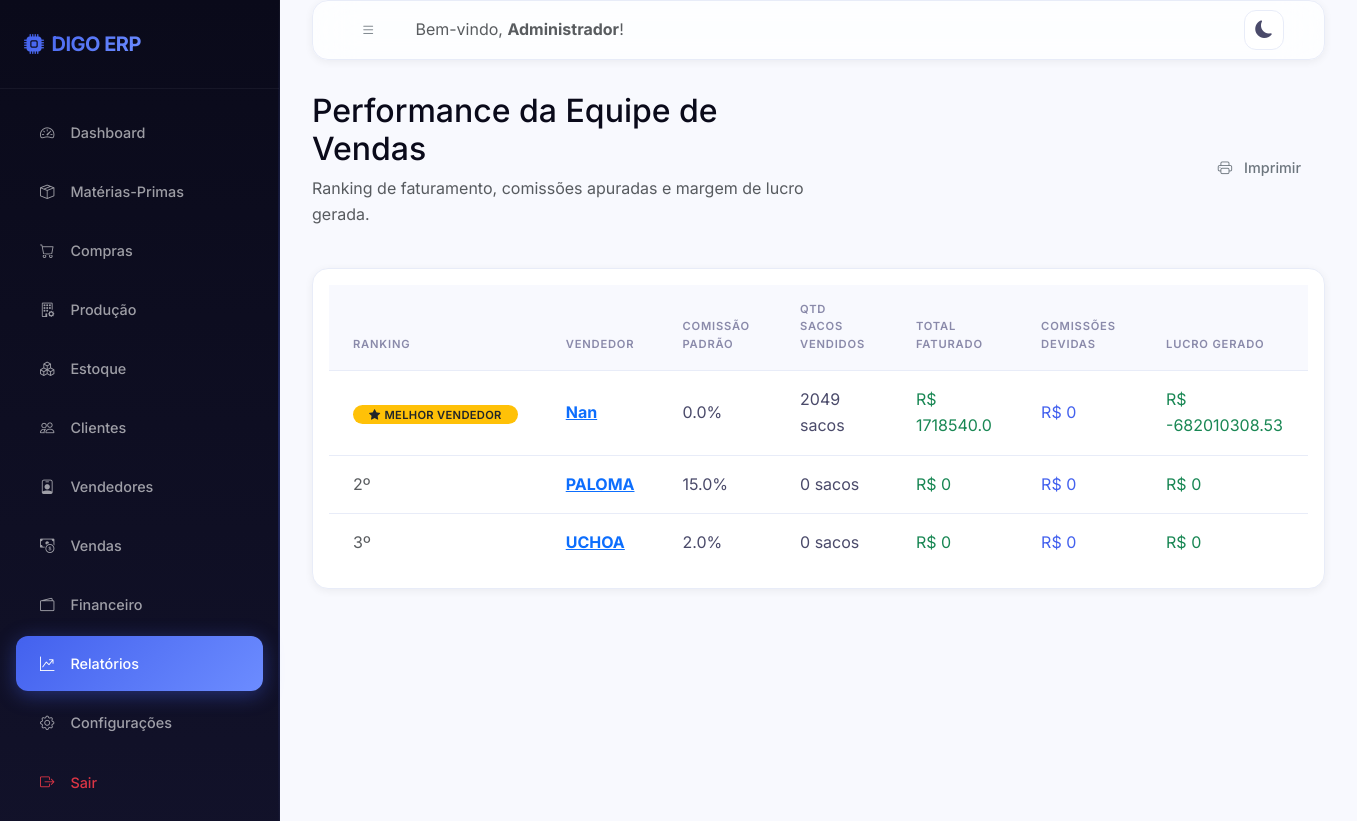
/relatorios/vendedores (signed in), run on the app's committed database.
### models/usuario.py (models this page shows, shortened)
class Usuario(UserMixin, db.Model):
    __tablename__ = 'usuarios'
    id = db.Column(db.Integer, primary_key=True)
    nome = db.Column(db.String(100), nullable=False)
    email = db.Column(db.String(150), unique=True, nullable=False)
    senha_hash = db.Column(db.String(256), nullable=False)
    perfil = db.Column(db.String(20), default='funcionario')  # admin | funcionario
    ativo = db.Column(db.Boolean, default=True)
    criado_em = db.Column(db.DateTime, default=datetime.utcnow)
    ultimo_acesso = db.Column(db.DateTime)
    logs = db.relationship('Log', backref='usuario', lazy='dynamic')
    @property
    def is_admin(self):
        return self.perfil == 'admin'

### models/vendedor.py (models this page shows, shortened)
class Vendedor(db.Model):
    __tablename__ = 'vendedores'
    id = db.Column(db.Integer, primary_key=True)
    nome = db.Column(db.String(150), nullable=False)
    telefone = db.Column(db.String(20))
    email = db.Column(db.String(150))
    cidade = db.Column(db.String(100))
    estado = db.Column(db.String(2))
    comissao_pct = db.Column(db.Float, default=0.0)  # % de comissão sobre venda
    ativo = db.Column(db.Boolean, default=True)
    criado_em = db.Column(db.DateTime, default=datetime.utcnow)
    vendas = db.relationship('Venda', backref='vendedor', lazy='dynamic')
    @property
    def total_vendido(self):
        return sum(v.valor_liquido for v in self.vendas if v.valor_liquido)
    @property
    def total_comissao(self):
        return sum(v.comissao for v in self.vendas if v.comissao)
    @property
    def quantidade_sacos(self):
        return sum(v.quantidade_sacos for v in self.vendas)
    @property
    def lucro_gerado(self):
        return sum(v.lucro for v in self.vendas if v.lucro)

### routes/relatorios.py (the view)
@relatorios_bp.route('/vendedores')
@login_required
def vendedores():
    vendedores = Vendedor.query.filter_by(ativo=True).all()
    dados = []
    for v in vendedores:
        dados.append({
            'vendedor': v,
            'total_vendido': v.total_vendido,
            'total_comissao': v.total_comissao,
            'qtd_sacos': v.quantidade_sacos,
            'lucro_gerado': v.lucro_gerado,
        })
    dados.sort(key=lambda x: x['total_vendido'], reverse=True)
    return render_template('relatorios/vendedores.html', dados=dados)

### templates/relatorios/vendedores.html (shortened to what this page needs)
{% extends 'base.html' %}
{% block content %}
<div class="row mb-4 align-items-center">
    <div class="col-sm-6">
        <h2 class="font-weight-bold">Performance da Equipe de Vendas</h2>
        <p class="text-muted">Ranking de faturamento, comissões apuradas e margem de lucro gerada.</p>
    </div>
    <div class="col-sm-6 text-sm-end">
        <button onclick="window.print()" class="btn btn-outline-secondary"><i class="bi bi-printer me-1"></i>Imprimir</button>
    </div>
</div>
<div class="card p-3">
    <div class="table-responsive">
        <table class="table table-hover">
            <thead>
                <tr>
                    <th>Ranking</th>
                    <th>Vendedor</th>
                    <th>Comissão Padrão</th>
                    <th>Qtd Sacos Vendidos</th>
                    <th>Total Faturado</th>
                    <th>Comissões Devidas</th>
                    <th>Lucro Gerado</th>
                </tr>
            </thead>
            <tbody>
                {% for d in dados %}
                <tr>
                    <td>
                        {% if loop.index == 1 %}
                        <span class="badge bg-warning text-dark"><i class="bi bi-star-fill me-1"></i>Melhor Vendedor</span>
                        {% else %}
                        <span class="text-muted">{{ loop.index }}º</span>
                        {% endif %}
                    </td>
                    <td><strong><a href="{{ url_for('vendedores.detalhe', id=d.vendedor.id) }}">{{ d.vendedor.nome }}</a></strong></td>
                    <td>{{ d.vendedor.comissao_pct }}%</td>
                    <td>{{ d.qtd_sacos }} sacos</td>
                    <td class="text-success font-weight-bold">R$ {{ d.total_vendido|round(2) }}</td>
                    <td class="text-primary font-weight-bold">R$ {{ d.total_comissao|round(2) }}</td>
                    <td class="text-success">R$ {{ d.lucro_gerado|round(2) }}</td>
                </tr>
                {% else %}
                <tr>
                    <td colspan="7" class="text-center text-muted">Nenhum vendedor com dados comerciais.</td>
                </tr>
                {% endfor %}
            </tbody>
        </table>
    </div>
</div>
{% endblock %}

### templates/base.html (shortened to what this page needs)
<!DOCTYPE html>
<html lang="pt-BR">
<head>
    <link href="https://cdn.jsdelivr.net/npm/bootstrap@5.3.0/dist/css/bootstrap.min.css" rel="stylesheet">
    <link rel="stylesheet" href="https://cdn.jsdelivr.net/npm/bootstrap-icons@1.10.5/font/bootstrap-icons.css">
    <link rel="stylesheet" href="{{ url_for('static', filename='css/style.css') }}">
</head>
<body>
    <div class="wrapper">
        <nav id="sidebar">
            <div class="sidebar-header d-flex align-items-center justify-content-between">
                <h4 class="m-0 text-white font-weight-bold"><i class="bi bi-cpu-fill me-2 text-indigo"></i>DIGO ERP</h4>
            </div>
            <ul class="list-unstyled components">
                <li class="{% if request.blueprint == 'dashboard' %}active{% endif %}">
                    <a href="{{ url_for('dashboard.index') }}"><i class="bi bi-speedometer2"></i> Dashboard</a>
                </li>
                <li class="{% if request.blueprint == 'materias_primas' %}active{% endif %}">
                    <a href="{{ url_for('materias_primas.index') }}"><i class="bi bi-box-seam"></i> Matérias-Primas</a>
                </li>
                <li class="{% if request.blueprint == 'compras' %}active{% endif %}">
                    <a href="{{ url_for('compras.index') }}"><i class="bi bi-cart"></i> Compras</a>
                </li>
                <li class="{% if request.blueprint == 'producao' %}active{% endif %}">
                    <a href="{{ url_for('producao.index') }}"><i class="bi bi-building-gear"></i> Produção</a>
                </li>
                <li class="{% if request.blueprint == 'estoque' %}active{% endif %}">
                    <a href="{{ url_for('estoque.index') }}"><i class="bi bi-boxes"></i> Estoque</a>
                </li>
                <li class="{% if request.blueprint == 'clientes' %}active{% endif %}">
                    <a href="{{ url_for('clientes.index') }}"><i class="bi bi-people"></i> Clientes</a>
                </li>
                <li class="{% if request.blueprint == 'vendedores' %}active{% endif %}">
                    <a href="{{ url_for('vendedores.index') }}"><i class="bi bi-person-badge"></i> Vendedores</a>
                </li>
                <li class="{% if request.blueprint == 'vendas' %}active{% endif %}">
                    <a href="{{ url_for('vendas.index') }}"><i class="bi bi-cash-coin"></i> Vendas</a>
                </li>
                <li class="{% if request.blueprint == 'financeiro' %}active{% endif %}">
                    <a href="{{ url_for('financeiro.index') }}"><i class="bi bi-wallet2"></i> Financeiro</a>
                </li>
                <li class="{% if request.blueprint == 'relatorios' %}active{% endif %}">
                    <a href="{{ url_for('relatorios.index') }}"><i class="bi bi-graph-up-arrow"></i> Relatórios</a>
                </li>
                {% if current_user.is_admin %}
                <li class="{% if request.blueprint == 'configuracoes' %}active{% endif %}">
                    <a href="{{ url_for('configuracoes.index') }}"><i class="bi bi-gear"></i> Configurações</a>
                </li>
                {% endif %}
                <li>
                    <a href="{{ url_for('auth.logout') }}" class="text-danger"><i class="bi bi-box-arrow-right text-danger"></i> Sair</a>
                </li>
            </ul>
        </nav>
        <div id="content">
            <nav class="navbar navbar-expand-lg card mb-4 p-2 d-flex flex-row align-items-center justify-content-between">
                <div class="d-flex align-items-center">
                    <button type="button" id="sidebarCollapse" class="btn btn-outline-secondary me-3">
                        <i class="bi bi-list"></i>
                    </button>
                    <span class="navbar-text d-none d-md-inline text-muted">Bem-vindo, <strong>{{ current_user.nome }}</strong>!</span>
                </div>
                <div class="d-flex align-items-center">
                    <button class="theme-toggle-btn me-3" id="themeToggle" title="Alternar Tema">
                    </button>
                </div>
            </nav>
            <div class="container-fluid p-0 fade-in">
                {% block content %}{% endblock %}
            </div>
        </div>
    </div>
</body>
</html>

### data on the page
Usuario: nome "Administrador"
Vendedor: vendedor.nome "Nan", vendedor.comissao_pct "0.0"
Vendedor: vendedor.nome "PALOMA", vendedor.comissao_pct "15.0"
Vendedor: vendedor.nome "UCHOA", vendedor.comissao_pct "2.0"

### other printed values
{{ d.qtd_sacos }} "2049" "0" "0"
{{ d.total_vendido|round(2) }} "1718540.0" "0" "0"
{{ d.total_comissao|round(2) }} "0" "0" "0"
{{ d.lucro_gerado|round(2) }} "-682010308.53" "0" "0"
